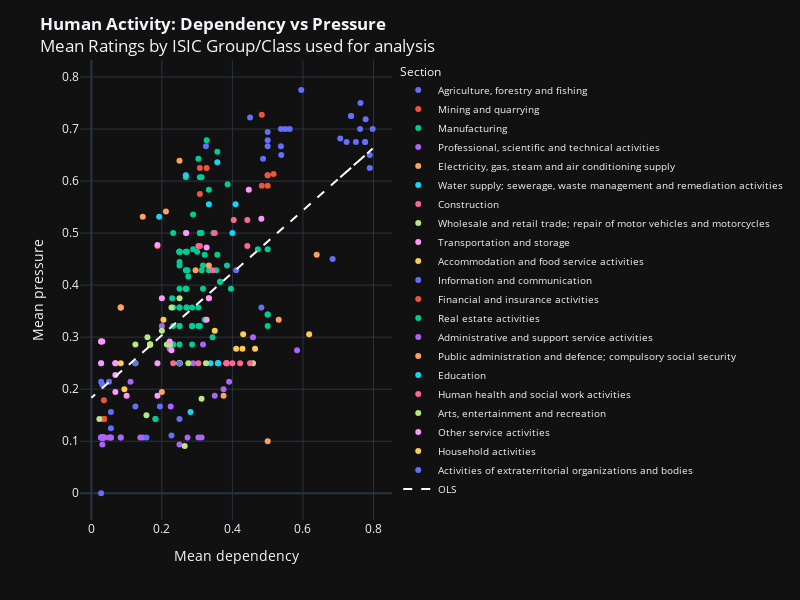

Notebook code cell kept with this figure:
### Code cell
fig = px.scatter(
    group_scores,
    x="dependency",
    y="pressure",
    color="section",
    hover_name="analysis",
    hover_data=["level"],
)


fig.add_trace(
    go.Scatter(
        x=x,
        y=line,
        mode="lines",
        name="OLS",
        line=dict(color="white", width=2, dash="dash"),
    )
)

# Axis labels
fig.update_xaxes(title_text="Mean dependency")
fig.update_yaxes(title_text="Mean pressure")

# Lock layout
fig.layout.xaxis.fixedrange = True
fig.layout.yaxis.fixedrange = True


# Add a title
fig.update_layout(
    title="<b>Human Activity: Dependency vs Pressure</b><br>Mean Ratings by ISIC Group/Class used for analysis"
)

# Dark theme
fig.update_layout(template="plotly_dark")

# Reduce font size for legend and set legend title
fig.update_layout(legend=dict(font=dict(size=10)), legend_title_text="Section")

# Size
fig.update_layout(width=800, height=600, autosize=False)

# Show without the plotly toolbar
fig.show(config={"displayModeBar": False})

# export to html
pio.write_html(fig, "charts/dependency_pressure.html", config={"displayModeBar": False})

### Figure 1 — Plotly figure (JSON) as saved in the notebook; plotly's stock layout.template omitted (floating-point values rounded to 4 significant figures; data arrays with more than 128 entries replaced by an {"elided": "..."} marker saying what was removed)
{"data": [{"customdata": [["Group"], ["Group"], ["Class"], ["Class"], ["Group"], ["Class"], ["Class"], ["Class"], ["Class"], ["Class"], ["Class"], ["Class"], ["Class"], ["Group"], ["Class"], ["Group"], ["Group"], ["Group"], ["Class"], ["Class"], ["Group"], ["Group"], ["Class"], ["Class"], ["Class"], ["Class"], ["Group"], ["Class"]], "hovertemplate": "<b>%{hovertext}</b><br><br>section=Agriculture, forestry and fishing<br>dependency=%{x}<br>pressure=%{y}<br>level=%{customdata[0]}<extra></extra>", "hovertext": ["Aquaculture", "Support services to forestry", "Support activities for crop production", "Support activities for animal production", "Silviculture and other forestry activities", "Seed processing for propagation", "Raising of swine/pigs", "Raising of sheep and goats", "Raising of poultry", "Raising of other animals", "Raising of horses and other equines", "Raising of cattle and buffaloes", "Post-harvest crop activities", "Plant propagation", "Raising of camels and camelids", "Logging", "Fishing", "Gathering of non-wood forest products", "Growing of cereals (except rice), leguminous crops and oil seeds", "Growing of fibre crops", "Mixed farming", "Growing of perennial crops", "Growing of other non-perennial crops ", "Growing of sugar cane", "Growing of tobacco", "Growing of vegetables and melons, roots and tubers", "Hunting, trapping and related service activities", "Growing of rice "], "legendgroup": "Agriculture, forestry and fishing", "marker": {"color": "#636efa", "symbol": "circle"}, "mode": "markers", "name": "Agriculture, forestry and fishing", "orientation": "v", "showlegend": true, "type": "scatter", "x": [0.7059, 0.4107, 0.45, 0.325, 0.7778, 0.4868, 0.5375, 0.55, 0.5, 0.5375, 0.5625, 0.5952, 0.5, 0.7976, 0.5, 0.5385, 0.7895, 0.6842, 0.7632, 0.75, 0.7619, 0.7763, 0.7237, 0.7361, 0.7763, 0.7895, 0.4821, 0.7368], "xaxis": "x", "y": [0.6818, 0.4286, 0.7222, 0.6667, 0.7188, 0.6429, 0.6667, 0.7, 0.6667, 0.7, 0.7, 0.775, 0.6786, 0.7, 0.6944, 0.65, 0.625, 0.45, 0.75, 0.675, 0.7, 0.675, 0.675, 0.725, 0.675, 0.65, 0.3571, 0.725], "yaxis": "y"}, {"customdata": [["Group"], ["Group"], ["Group"], ["Group"], ["Group"], ["Group"], ["Group"], ["Group"], ["Group"], ["Group"]], "hovertemplate": "<b>%{hovertext}</b><br><br>section=Mining and quarrying<br>dependency=%{x}<br>pressure=%{y}<br>level=%{customdata[0]}<extra></extra>", "hovertext": ["Mining of non-ferrous metal ores", "Support activities for petroleum and natural gas extraction", "Support activities for other mining and quarrying", "Quarrying of stone, sand and clay", "Mining of lignite", "Extraction of crude petroleum", "Mining of hard coal", "Mining and quarrying n.e.c.", "Extraction of natural gas", "Mining of iron ores"], "legendgroup": "Mining and quarrying", "marker": {"color": "#EF553B", "symbol": "circle"}, "mode": "markers", "name": "Mining and quarrying", "orientation": "v", "showlegend": true, "type": "scatter", "x": [0.4833, 0.1875, 0.3077, 0.5167, 0.5, 0.3269, 0.5, 0.5, 0.3077, 0.4833], "xaxis": "x", "y": [0.7273, 0.475, 0.625, 0.6136, 0.6111, 0.625, 0.6111, 0.5909, 0.575, 0.5909], "yaxis": "y"}, {"customdata": [["Group"], ["Group"], ["Group"], ["Group"], ["Class"], ["Group"], ["Group"], ["Group"], ["Group"], ["Group"], ["Class"], ["Group"], ["Group"], ["Group"], ["Group"], ["Group"], ["Group"], ["Group"], ["Class"], ["Group"], ["Group"], ["Group"], ["Group"], ["Group"], ["Group"], ["Group"], ["Group"], ["Class"], ["Group"], ["Class"], ["Group"], ["Class"], ["Group"], ["Group"], ["Group"], ["Class"], ["Group"], ["Group"], ["Group"], ["Group"], ["Group"], ["Group"], ["Group"], ["Group"], ["Group"], ["Group"], ["Group"], ["Group"], ["Group"], ["Group"], ["Group"], ["Class"], ["Group"], ["Group"], ["Group"], ["Class"], ["Group"], ["Group"], ["Group"], ["Group"], ["Group"], ["Class"], ["Group"], ["Group"], ["Group"], ["Group"], ["Group"], ["Group"], ["Class"], ["Group"], ["Group"], ["Group"], ["Group"], ["Group"], ["Group"], ["Group"], ["Group"], ["Group"], ["Group"], ["Group"]], "hovertemplate": "<b>%{hovertext}</b><br><br>section=Manufacturing<br>dependency=%{x}<br>pressure=%{y}<br>level=%{customdata[0]}<extra></extra>", "hovertext": ["Manufacture of tobacco products", "Manufacture of structural metal products, tanks, reservoirs and steam generators", "Manufacture of sports goods", "Manufacture of special-purpose machinery", "Manufacture of soft drinks; production of mineral waters and other bottled waters", "Manufacture of rubber products", "Manufacture of refined petroleum products", "Manufacture of railway locomotives and rolling stock", "Manufacture of prepared animal feeds", "Manufacture of plastics products", "Manufacture of plastics and synthetic rubber in primary forms", "Manufacture of pharmaceuticals, medicinal chemical and botanical products", "Manufacture of parts and accessories for motor vehicles", "Manufacture of paper and paper products", "Manufacture of other textiles", "Manufacture of other food products", "Manufacture of transport equipment n.e.c.", "Manufacture of products of wood, cork, straw and plaiting materials", "Manufacture of vegetable and animal oils and fats", "Manufacture of weapons and ammunition", "Manufacture of other fabricated metal products; metalworking service activities", "Tanning and dressing of leather; manufacture of luggage, handbags, saddlery and harness; dressing and dyeing of fur", "Spinning, weaving and finishing of textiles", "Sawmilling and planing of wood", "Reproduction of recorded media", "Repair of fabricated metal products, machinery and equipment", "Processing and preserving of meat", "Processing and preserving of meat", "Processing and preserving of fruit and vegetables", "Processing and preserving of fruit and vegetables", "Processing and preserving of fish, crustaceans and molluscs", "Processing and preserving of fish, crustaceans and molluscs", "Printing and service activities related to printing", "Other manufacturing n.e.c.", "Manufacture of wiring and wiring devices", "Manufacture of wines", "Manufacture of wearing apparel, except fur apparel", "Manufacture of vegetable and animal oils and fats", "Manufacture of other electrical equipment", "Manufacture of man-made fibres", "Manufacture of optical instruments and photographic equipment", "Manufacture of domestic appliances", "Manufacture of dairy products", "Manufacture of consumer electronics", "Manufacture of computers and peripheral equipment", "Manufacture of communication equipment", "Manufacture of coke oven products ", "Manufacture of bodies (coachwork) for motor vehicles; manufacture of trailers and semi-trailers", "Manufacture of other chemical products", "Manufacture of basic precious and other non-ferrous metals", "Manufacture of basic iron and steel", "Manufacture of basic chemicals", "Manufacture of articles of fur", "Manufacture of air and spacecraft and related machinery", "Installation of industrial machinery and equipment", "Distilling, rectifying and blending of spirits", "Casting of metals", "Building of ships and boats", "Manufacture of electric lighting equipment", "Manufacture of electric motors, generators, transformers and electricity distribution and control apparatus", "Manufacture of batteries and accumulators", "Manufacture of fertilizers and nitrogen compounds", "Manufacture of non-metallic mineral products n.e.c.", "Manufacture of musical instruments", "Manufacture of motor vehicles", "Manufacture of military fighting vehicles", "Manufacture of medical and dental instruments and supplies", "Manufacture of measuring, testing, navigating and control equipment; watches and clocks", "Manufacture of malt liquors and malt", "Manufacture of knitted and crocheted apparel", "Manufacture of magnetic and optical media", "Manufacture of irradiation, electromedical and electrotherapeutic equipment", "Manufacture of grain mill products, starches and starch products", "Manufacture of glass and glass products", "Manufacture of general-purpose machinery", "Manufacture of games and toys", "Manufacture of furniture", "Manufacture of footwear", "Manufacture of jewellery, bijouterie and related articles", "Manufacture of electronic components and boards"], "legendgroup": "Manufacturing", "marker": {"color": "#00cc96", "symbol": "circle"}, "mode": "markers", "name": "Manufacturing", "orientation": "v", "showlegend": true, "type": "scatter", "x": [0.3125, 0.2708, 0.2692, 0.25, 0.3846, 0.2727, 0.3125, 0.2321, 0.3654, 0.2321, 0.3036, 0.5, 0.25, 0.2885, 0.25, 0.3958, 0.2321, 0.3077, 0.3654, 0.2857, 0.3125, 0.2885, 0.3167, 0.2692, 0.3214, 0.2292, null, 0.4091, null, 0.4091, null, 0.45, 0.3438, 0.3077, 0.2857, 0.5, 0.2679, null, 0.3077, 0.2708, 0.25, 0.3036, 0.3654, 0.25, 0.2321, 0.25, 0.2727, 0.2321, 0.3077, 0.3864, 0.3269, 0.2679, 0.2679, 0.3167, 0.25, 0.5, 0.4722, 0.275, 0.3036, 0.2857, 0.2857, 0.3571, 0.3333, 0.3214, 0.25, 0.2692, 0.3462, 0.25, 0.5, 0.2679, 0.25, 0.25, 0.3542, 0.3571, 0.25, 0.3, 0.2679, 0.3333, 0.2679, 0.25], "xaxis": "x", "y": [0.5, 0.3571, 0.4643, 0.3571, 0.4375, 0.4286, 0.6071, 0.3571, 0.4062, 0.5, 0.6429, 0.4688, 0.2857, 0.5357, 0.4375, 0.3929, 0.2857, 0.5, null, 0.3571, 0.4286, 0.4688, 0.4375, 0.3929, 0.3333, 0.375, 0.5312, null, 0.3571, null, 0.4688, null, 0.3, 0.5, 0.2857, 0.3438, 0.3929, 0.4688, 0.3214, 0.4643, 0.4643, 0.3571, 0.4062, 0.4643, 0.3214, 0.3214, null, 0.2857, 0.6071, 0.5938, 0.6786, 0.6071, 0.3929, 0.3929, 0.4444, 0.3214, 0.4688, 0.4167, 0.3214, 0.3214, 0.3214, 0.6562, 0.5833, 0.4583, 0.3571, 0.3571, 0.5, 0.4643, 0.3438, 0.4286, 0.4643, 0.4643, 0.4286, 0.4583, 0.3929, 0.4643, 0.5, 0.4286, 0.4643, 0.3214], "yaxis": "y"}, {"customdata": [["Group"], ["Group"], ["Group"], ["Group"], ["Group"], ["Group"], ["Group"], ["Group"], ["Group"], ["Group"], ["Group"], ["Group"], ["Group"], ["Group"], ["Group"]], "hovertemplate": "<b>%{hovertext}</b><br><br>section=Professional, scientific and technical activities<br>dependency=%{x}<br>pressure=%{y}<br>level=%{customdata[0]}<extra></extra>", "hovertext": ["Manufacture of coke oven products", "Accounting, bookkeeping and auditing activities; tax consultancy", "Veterinary activities", "Technical testing and analysis", "Research and experimental development on social sciences and humanities", "Research and experimental development on natural sciences and engineering", "Photographic activities", "Other professional, scientific and technical activities n.e.c.", "Specialized design activities", "Management consultancy activities", "Legal activities", "Architectural and engineering activities and related technical consultancy", "Advertising", "Activities of head offices", "Market research and public opinion polling"], "legendgroup": "Professional, scientific and technical activities", "marker": {"color": "#ab63fa", "symbol": "circle"}, "mode": "markers", "name": "Professional, scientific and technical activities", "orientation": "v", "showlegend": true, "type": "scatter", "x": [null, 0.05556, 0.2885, 0.25, 0.2, 0.2222, 0.2727, 0.1458, 0.3125, 0.02778, 0.05, 0.1389, 0.02778, 0.05556, 0.08333], "xaxis": "x", "y": [0.6071, 0.1071, 0.25, 0.09375, 0.3214, 0.2778, 0.1071, 0.1071, 0.1071, 0.1071, 0.1071, 0.1071, 0.1071, 0.1071, 0.1071], "yaxis": "y"}, {"customdata": [["Group"], ["Class"], ["Class"], ["Class"], ["Class"], ["Class"], ["Class"], ["Class"], ["Class"], ["Class"], ["Class"], ["Group"]], "hovertemplate": "<b>%{hovertext}</b><br><br>section=Electricity, gas, steam and air conditioning supply<br>dependency=%{x}<br>pressure=%{y}<br>level=%{customdata[0]}<extra></extra>", "hovertext": ["Steam and air conditioning supply", "Solar energy production", "Wind energy production", "Ocean energy production", "Transmission and distribution of electricity", "Nuclear power production", "Fossil fuels energy production", "Hydropower energy production", "Geothermal energy production", "Fossil fuels energy production ", "Biomass energy production", "Manufacture of gas; distribution of gaseous fuels through mains"], "legendgroup": "Electricity, gas, steam and air conditioning supply", "marker": {"color": "#FFA15A", "symbol": "circle"}, "mode": "markers", "name": "Electricity, gas, steam and air conditioning supply", "orientation": "v", "showlegend": true, "type": "scatter", "x": [0.2115, 0.5, 0.5312, 0.375, 0.2, 0.3333, null, 0.6389, 0.2955, 0.4091, 0.25, 0.1458], "xaxis": "x", "y": [0.5417, 0.1, 0.3333, 0.1875, 0.1944, 0.4375, 0.7812, 0.4583, 0.4286, null, 0.6389, 0.5312], "yaxis": "y"}, {"customdata": [["Group"], ["Group"], ["Group"], ["Group"], ["Group"], ["Group"]], "hovertemplate": "<b>%{hovertext}</b><br><br>section=Water supply; sewerage, waste management and remediation activities<br>dependency=%{x}<br>pressure=%{y}<br>level=%{customdata[0]}<extra></extra>", "hovertext": ["Materials recovery", "Remediation activities and other waste management services", "Sewerage", "Waste collection", "Waste treatment and disposal", "Water collection, treatment and supply"], "legendgroup": "Water supply; sewerage, waste management and remediation activities", "marker": {"color": "#19d3f3", "symbol": "circle"}, "mode": "markers", "name": "Water supply; sewerage, waste management and remediation activities", "orientation": "v", "showlegend": true, "type": "scatter", "x": [0.1923, 0.4091, 0.3571, 0.3333, 0.2679, 0.4], "xaxis": "x", "y": [0.5312, 0.5556, 0.6364, 0.5556, 0.6111, 0.5], "yaxis": "y"}, {"customdata": [["Group"], ["Group"], ["Group"], ["Group"], ["Group"], ["Group"], ["Group"], ["Group"]], "hovertemplate": "<b>%{hovertext}</b><br><br>section=Construction<br>dependency=%{x}<br>pressure=%{y}<br>level=%{customdata[0]}<extra></extra>", "hovertext": ["Demolition and site preparation", "Other specialized construction activities", "Electrical, plumbing and other construction installation activities", "Construction of utility projects", "Construction of buildings", "Construction of other civil engineering projects", "Building completion and finishing", "Construction of roads and railways"], "legendgroup": "Construction", "marker": {"color": "#FF6692", "symbol": "circle"}, "mode": "markers", "name": "Construction", "orientation": "v", "showlegend": true, "type": "scatter", "x": [0.3077, 0.3036, 0.3333, 0.4038, 0.35, 0.4423, 0.3438, 0.4423], "xaxis": "x", "y": [0.475, 0.475, 0.375, 0.525, 0.5, 0.525, 0.4286, 0.475], "yaxis": "y"}, {"customdata": [["Group"], ["Group"], ["Group"], ["Group"], ["Group"], ["Group"], ["Group"], ["Group"], ["Group"], ["Group"], ["Group"], ["Group"], ["Group"], ["Group"], ["Group"], ["Group"], ["Group"], ["Group"], ["Group"], ["Group"]], "hovertemplate": "<b>%{hovertext}</b><br><br>section=Wholesale and retail trade; repair of motor vehicles and motorcycles<br>dependency=%{x}<br>pressure=%{y}<br>level=%{customdata[0]}<extra></extra>", "hovertext": ["Maintenance and repair of motor vehicles", "Wholesale on a fee or contract basis", "Wholesale of machinery, equipment and supplies", "Wholesale of household goods", "Wholesale of food, beverages and tobacco", "Wholesale of agricultural raw materials and live animals", "Sale, maintenance and repair of motorcycles and related parts and accessories", "Sale of motor vehicles", "Retail trade not in stores, stalls or markets", "Retail sale via stalls and markets", "Sale of motor vehicle parts and accessories", "Retail sale of other goods in specialized stores", "Retail sale of information and communications equipment in specialized stores", "Retail sale of food, beverages and tobacco in specialized stores", "Retail sale of cultural and recreation goods in specialized stores", "Retail sale of automotive fuel in specialized stores", "Retail sale in non-specialized stores", "Other specialized wholesale", "Non-specialized wholesale trade", "Retail sale of other household equipment in specialized stores"], "legendgroup": "Wholesale and retail trade; repair of motor vehicles and motorcycles", "marker": {"color": "#B6E880", "symbol": "circle"}, "mode": "markers", "name": "Wholesale and retail trade; repair of motor vehicles and motorcycles", "orientation": "v", "showlegend": true, "type": "scatter", "x": [0.1591, 0.2143, 0.1667, 0.1667, 0.2222, 0.25, 0.125, 0.1667, 0.125, 0.4583, 0.1667, 0.25, 0.25, 0.275, 0.25, 0.2273, 0.25, 0.2222, 0.2, 0.25], "xaxis": "x", "y": [0.3, 0.2857, 0.2857, 0.2857, 0.2857, 0.375, 0.2857, 0.2857, 0.25, 0.25, 0.2857, 0.25, 0.25, 0.25, 0.25, 0.3571, 0.25, 0.2857, 0.3125, 0.25], "yaxis": "y"}, {"customdata": [["Group"], ["Group"], ["Group"], ["Class"], ["Class"], ["Group"], ["Group"], ["Class"], ["Group"], ["Class"], ["Group"], ["Class"], ["Group"], ["Group"], ["Group"]], "hovertemplate": "<b>%{hovertext}</b><br><br>section=Transportation and storage<br>dependency=%{x}<br>pressure=%{y}<br>level=%{customdata[0]}<extra></extra>", "hovertext": ["Sea and coastal water transport", "Warehousing and storage", "Transport via railways", "Service activities incidental to water transportation", "Service activities incidental to air transportation", "Postal activities", "Transport via pipeline", "Other transportation support activities", "Passenger air transport", "Cargo handling", "Courier activities", "Service activities incidental to land transportation", "Inland water transport", "Other land transport", "Freight air transport"], "legendgroup": "Transportation and storage", "marker": {"color": "#FF97FF", "symbol": "circle"}, "mode": "markers", "name": "Transportation and storage", "orientation": "v", "showlegend": true, "type": "scatter", "x": [0.4464, 0.1, 0.3269, 0.2273, 0.06818, 0.1875, 0.3333, 0.06818, 0.2692, 0.06818, 0.1875, 0.06818, 0.4821, 0.3269, 0.1875], "xaxis": "x", "y": [0.5833, 0.1875, 0.4722, 0.275, 0.1944, 0.1875, 0.375, 0.25, 0.5, 0.2273, 0.25, 0.25, 0.5278, 0.3333, 0.4773], "yaxis": "y"}, {"customdata": [["Group"], ["Group"], ["Group"], ["Group"], ["Group"], ["Group"]], "hovertemplate": "<b>%{hovertext}</b><br><br>section=Accommodation and food service activities<br>dependency=%{x}<br>pressure=%{y}<br>level=%{customdata[0]}<extra></extra>", "hovertext": ["Beverage serving activities", "Camping grounds, recreational vehicle parks and trailer parks", "Event catering and other food service activities", "Other accommodation", "Restaurants and mobile food service activities", "Short term accommodation activities"], "legendgroup": "Accommodation and food service activities", "marker": {"color": "#FECB52", "symbol": "circle"}, "mode": "markers", "name": "Accommodation and food service activities", "orientation": "v", "showlegend": true, "type": "scatter", "x": [0.4286, 0.6176, 0.4107, 0.35, 0.4643, 0.4306], "xaxis": "x", "y": [0.2778, 0.3056, 0.2778, 0.3125, 0.2778, 0.3056], "yaxis": "y"}, {"customdata": [["Group"], ["Group"], ["Group"], ["Group"], ["Group"], ["Group"], ["Group"], ["Group"], ["Group"], ["Group"], ["Group"], ["Group"], ["Group"]], "hovertemplate": "<b>%{hovertext}</b><br><br>section=Information and communication<br>dependency=%{x}<br>pressure=%{y}<br>level=%{customdata[0]}<extra></extra>", "hovertext": ["Satellite telecommunications activities", "Wireless telecommunications activities", "Wired telecommunications activities", "Television programming and broadcasting activities", "Sound recording and music publishing activities", "Software publishing", "Other telecommunications activities", "Publishing of books, periodicals and other publishing activities", "Other information service activities", "Motion picture, video and television programme activities", "Data processing, hosting and related activities; web portals", "Computer programming, consultancy and related activities", "Radio broadcasting"], "legendgroup": "Information and communication", "marker": {"color": "#636efa", "symbol": "circle"}, "mode": "markers", "name": "Information and communication", "orientation": "v", "showlegend": true, "type": "scatter", "x": [0.25, 0.1562, 0.1944, 0.05556, 0.125, 0.02778, 0.05556, 0.25, 0.03125, 0.2273, 0.05, 0.02778, 0.125], "xaxis": "x", "y": [0.1429, 0.1071, 0.1667, 0.125, 0.25, 0.2143, 0.1562, 0.25, 0.2083, 0.1111, 0.2143, 0.25, 0.1667], "yaxis": "y"}, {"customdata": [["Group"], ["Group"], ["Group"], ["Group"], ["Group"], ["Group"], ["Group"], ["Group"], ["Group"], ["Group"]], "hovertemplate": "<b>%{hovertext}</b><br><br>section=Financial and insurance activities<br>dependency=%{x}<br>pressure=%{y}<br>level=%{customdata[0]}<extra></extra>", "hovertext": ["Reinsurance", "Pension funding", "Other financial service activities, except insurance and pension funding activities", "Monetary intermediation", "Activities of holding companies", "Fund management activities", "Activities auxiliary to insurance and pension funding", "Activities auxiliary to financial service activities, except insurance and pension funding", "Trusts, funds and similar financial entities", "Insurance"], "legendgroup": "Financial and insurance activities", "marker": {"color": "#EF553B", "symbol": "circle"}, "mode": "markers", "name": "Financial and insurance activities", "orientation": "v", "showlegend": true, "type": "scatter", "x": [0.03571, 0.03571, 0.03571, 0.03571, 0.03571, 0.03571, 0.03571, 0.03571, 0.03571, 0.03571], "xaxis": "x", "y": [0.1429, 0.1429, 0.1429, 0.1429, 0.1786, 0.1071, 0.1071, 0.1071, 0.1429, 0.1429], "yaxis": "y"}, {"customdata": [["Group"], ["Group"]], "hovertemplate": "<b>%{hovertext}</b><br><br>section=Real estate activities<br>dependency=%{x}<br>pressure=%{y}<br>level=%{customdata[0]}<extra></extra>", "hovertext": ["Real estate activities with own or leased property", "Real estate activities on a fee or contract basis"], "legendgroup": "Real estate activities", "marker": {"color": "#00cc96", "symbol": "circle"}, "mode": "markers", "name": "Real estate activities", "orientation": "v", "showlegend": true, "type": "scatter", "x": [0.1818, 0.1818], "xaxis": "x", "y": [0.1429, 0.1429], "yaxis": "y"}, {"customdata": [["Group"], ["Class"], ["Group"], ["Group"], ["Group"], ["Group"], ["Group"], ["Group"], ["Group"], ["Class"], ["Group"], ["Group"], ["Group"], ["Group"], ["Group"], ["Group"], ["Group"], ["Group"], ["Group"], ["Group"]], "hovertemplate": "<b>%{hovertext}</b><br><br>section=Administrative and support service activities<br>dependency=%{x}<br>pressure=%{y}<br>level=%{customdata[0]}<extra></extra>", "hovertext": ["Other reservation service and related activities", "Travel agency activities", "Temporary employment agency activities", "Security systems service activities", "Renting and leasing of personal and household goods", "Renting and leasing of other machinery, equipment and tangible goods", "Renting and leasing of motor vehicles", "Private security activities", "Other human resources provision", "Tour operator activities", "Office administrative and support activities", "Leasing of intellectual property and similar products, except copyrighted works", "Landscape care and maintenance service activities", "Investigation activities", "Combined facilities support activities", "Cleaning activities", "Business support service activities n.e.c.", "Activities of employment placement agencies", "Activities of call centres", "Organization of conventions and trade shows"], "legendgroup": "Administrative and support service activities", "marker": {"color": "#ab63fa", "symbol": "circle"}, "mode": "markers", "name": "Administrative and support service activities", "orientation": "v", "showlegend": true, "type": "scatter", "x": [0.3167, 0.3906, 0.03571, 0.03571, 0.225, 0.375, 0.35, 0.02778, 0.03125, 0.4583, 0.03125, 0.08333, 0.5833, 0.02778, 0.03125, 0.1111, 0.03125, 0.03125, 0.03125, 0.3036], "xaxis": "x", "y": [0.2857, 0.2143, 0.1071, 0.1071, 0.1667, 0.2, 0.1875, 0.1071, 0.1071, 0.3, 0.1071, 0.1071, 0.275, 0.1071, 0.09375, 0.2143, 0.1071, 0.1071, 0.1071, 0.1071], "yaxis": "y"}, {"customdata": [["Group"], ["Group"], ["Group"]], "hovertemplate": "<b>%{hovertext}</b><br><br>section=Public administration and defence; compulsory social security<br>dependency=%{x}<br>pressure=%{y}<br>level=%{customdata[0]}<extra></extra>", "hovertext": ["Provision of services to the community as a whole", "Administration of the State and the economic and social policy of the community", "Compulsory social security activities"], "legendgroup": "Public administration and defence; compulsory social security", "marker": {"color": "#FFA15A", "symbol": "circle"}, "mode": "markers", "name": "Public administration and defence; compulsory social security", "orientation": "v", "showlegend": true, "type": "scatter", "x": [0.08333, 0.08333, 0.08333], "xaxis": "x", "y": [0.3571, 0.3571, 0.3571], "yaxis": "y"}, {"customdata": [["Group"], ["Group"], ["Group"], ["Group"], ["Group"]], "hovertemplate": "<b>%{hovertext}</b><br><br>section=Education<br>dependency=%{x}<br>pressure=%{y}<br>level=%{customdata[0]}<extra></extra>", "hovertext": ["Educational support activities", "Higher education", "Other education", "Pre-primary and primary education", "Secondary education"], "legendgroup": "Education", "marker": {"color": "#19d3f3", "symbol": "circle"}, "mode": "markers", "name": "Education", "orientation": "v", "showlegend": true, "type": "scatter", "x": [0.2812, 0.3594, 0.3382, 0.3594, 0.3594], "xaxis": "x", "y": [0.1562, 0.25, 0.25, 0.25, 0.25], "yaxis": "y"}, {"customdata": [["Group"], ["Group"], ["Group"], ["Group"], ["Group"], ["Group"], ["Group"], ["Group"], ["Group"]], "hovertemplate": "<b>%{hovertext}</b><br><br>section=Human health and social work activities<br>dependency=%{x}<br>pressure=%{y}<br>level=%{customdata[0]}<extra></extra>", "hovertext": ["Social work activities without accommodation for the elderly and disabled", "Residential nursing care facilities", "Residential care activities for the elderly and disabled", "Residential care activities for mental retardation, mental health and substance abuse", "Other human health activities", "Other residential care activities", "Medical and dental practice activities", "Hospital activities", "Other social work activities without accommodation"], "legendgroup": "Human health and social work activities", "marker": {"color": "#FF6692", "symbol": "circle"}, "mode": "markers", "name": "Human health and social work activities", "orientation": "v", "showlegend": true, "type": "scatter", "x": [0.2321, 0.3833, 0.3833, 0.3833, 0.4219, 0.3833, 0.4, 0.45, 0.3036], "xaxis": "x", "y": [0.25, 0.25, 0.25, 0.25, 0.25, 0.25, 0.25, 0.25, 0.25], "yaxis": "y"}, {"customdata": [["Group"], ["Group"], ["Group"], ["Group"], ["Group"]], "hovertemplate": "<b>%{hovertext}</b><br><br>section=Arts, entertainment and recreation<br>dependency=%{x}<br>pressure=%{y}<br>level=%{customdata[0]}<extra></extra>", "hovertext": ["Creative, arts and entertainment activities", "Gambling and betting activities", "Libraries, archives, museums and other cultural activities", "Other amusement and recreation activities", "Sports activities"], "legendgroup": "Arts, entertainment and recreation", "marker": {"color": "#B6E880", "symbol": "circle"}, "mode": "markers", "name": "Arts, entertainment and recreation", "orientation": "v", "showlegend": true, "type": "scatter", "x": [0.1562, 0.02273, 0.2647, 0.3125, 0.325], "xaxis": "x", "y": [0.15, 0.1429, 0.09091, 0.1818, 0.25], "yaxis": "y"}, {"customdata": [["Group"], ["Group"], ["Group"], ["Group"], ["Group"], ["Group"]], "hovertemplate": "<b>%{hovertext}</b><br><br>section=Other service activities<br>dependency=%{x}<br>pressure=%{y}<br>level=%{customdata[0]}<extra></extra>", "hovertext": ["Repair of personal and household goods", "Repair of computers and communication equipment", "Other personal service activities", "Activities of business, employers and professional membership organizations", "Activities of other membership organizations", "Activities of trade unions"], "legendgroup": "Other service activities", "marker": {"color": "#FF97FF", "symbol": "circle"}, "mode": "markers", "name": "Other service activities", "orientation": "v", "showlegend": true, "type": "scatter", "x": [0.2, 0.2222, 0.03125, 0.02778, 0.02778, 0.02778], "xaxis": "x", "y": [0.375, 0.2917, 0.2917, 0.2917, 0.25, 0.2917], "yaxis": "y"}, {"customdata": [["Group"], ["Group"], ["Group"]], "hovertemplate": "<b>%{hovertext}</b><br><br>section=Household activities<br>dependency=%{x}<br>pressure=%{y}<br>level=%{customdata[0]}<extra></extra>", "hovertext": ["Undifferentiated service-producing activities of private households for own use", "Activities of households as employers of domestic personnel", "Undifferentiated goods-producing activities of private households for own use"], "legendgroup": "Household activities", "marker": {"color": "#FECB52", "symbol": "circle"}, "mode": "markers", "name": "Household activities", "orientation": "v", "showlegend": true, "type": "scatter", "x": [0.08333, 0.09375, 0.2045], "xaxis": "x", "y": [0.25, 0.2, 0.3333], "yaxis": "y"}, {"customdata": [["Group"]], "hovertemplate": "<b>%{hovertext}</b><br><br>section=Activities of extraterritorial organizations and bodies<br>dependency=%{x}<br>pressure=%{y}<br>level=%{customdata[0]}<extra></extra>", "hovertext": ["Activities of extraterritorial organizations and bodies"], "legendgroup": "Activities of extraterritorial organizations and bodies", "marker": {"color": "#636efa", "symbol": "circle"}, "mode": "markers", "name": "Activities of extraterritorial organizations and bodies", "orientation": "v", "showlegend": true, "type": "scatter", "x": [0.02778], "xaxis": "x", "y": [0], "yaxis": "y"}, {"line": {"color": "white", "dash": "dash", "width": 2}, "mode": "lines", "name": "OLS", "type": "scatter", "x": {"elided": "277 float values"}, "y": {"elided": "277 float values"}}], "layout": {"autosize": false, "height": 600, "legend": {"font": {"size": 10}, "title": {"text": "Section"}, "tracegroupgap": 0}, "margin": {"t": 60}, "title": {"text": "<b>Human Activity: Dependency vs Pressure</b><br>Mean Ratings by ISIC Group/Class used for analysis"}, "width": 800, "xaxis": {"anchor": "y", "domain": [0, 1], "fixedrange": true, "title": {"text": "Mean dependency"}}, "yaxis": {"anchor": "x", "domain": [0, 1], "fixedrange": true, "title": {"text": "Mean pressure"}}}}
